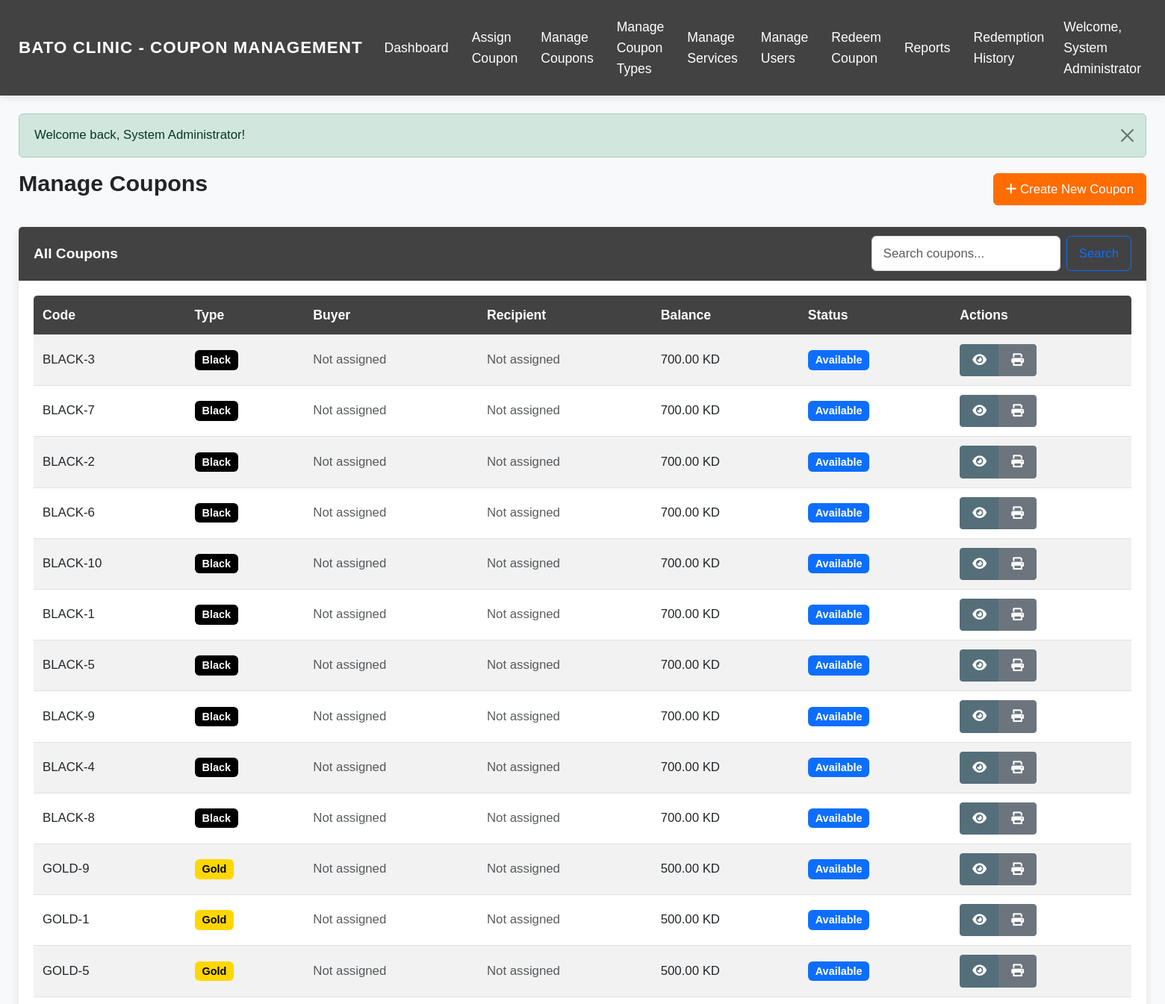
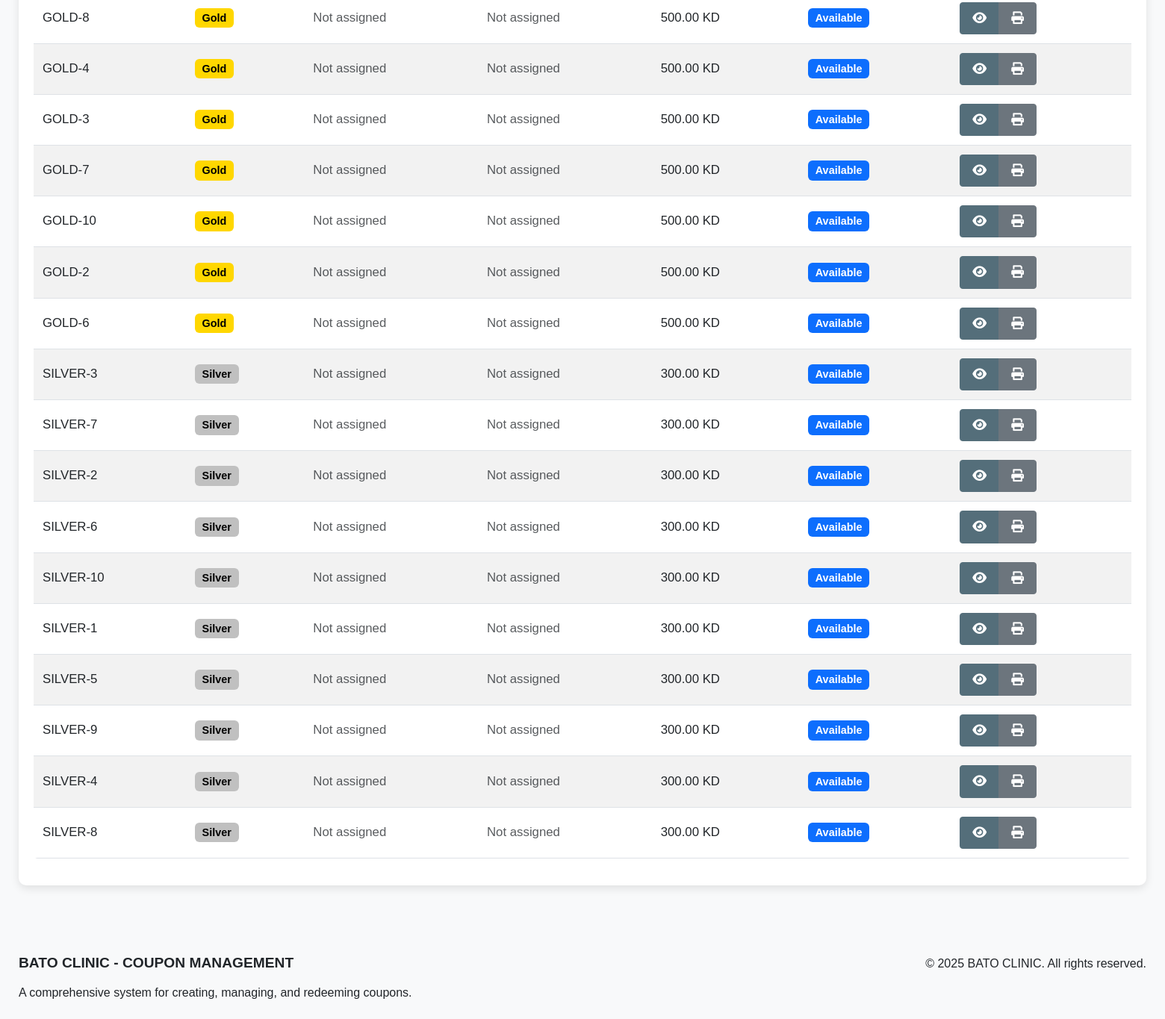
/admin/manage_coupons_simple.php (signed in), run on the app's committed database (2 pictures, top to bottom).
### tables this page shows
CREATE TABLE coupons (
    id INT AUTO_INCREMENT PRIMARY KEY,
    code VARCHAR(20) NOT NULL UNIQUE,
    coupon_type_id INT NOT NULL,
    buyer_id INT,
    recipient_id INT,
    initial_balance DECIMAL(10, 2) NOT NULL,
    current_balance DECIMAL(10, 2) NOT NULL,
    issue_date DATE,
    status ENUM('available', 'assigned', 'fully_redeemed') NOT NULL DEFAULT 'available',
    created_at TIMESTAMP DEFAULT CURRENT_TIMESTAMP,
    updated_at TIMESTAMP DEFAULT CURRENT_TIMESTAMP ON UPDATE CURRENT_TIMESTAMP,
    FOREIGN KEY (coupon_type_id) REFERENCES coupon_types(id),
    FOREIGN KEY (buyer_id) REFERENCES users(id),
    FOREIGN KEY (recipient_id) REFERENCES users(id),
    INDEX (code),
    INDEX (buyer_id),
    INDEX (recipient_id),
    INDEX (status)
);

CREATE TABLE coupon_types (
    id INT AUTO_INCREMENT PRIMARY KEY,
    name ENUM('Black', 'Gold', 'Silver') NOT NULL,
    description TEXT,
    value DECIMAL(10, 2) NOT NULL,
    created_at TIMESTAMP DEFAULT CURRENT_TIMESTAMP,
    updated_at TIMESTAMP DEFAULT CURRENT_TIMESTAMP ON UPDATE CURRENT_TIMESTAMP
);

### models/Coupon.php (called while the page is built, shortened)
<?php
class Coupon {
    private $conn;
    private $table_name = "coupons";
    public function __construct($db) {
        $this->conn = $db;
    }
    public function readAll($page = 1, $limit = 10, $search = '') {
        $offset = ($page - 1) * $limit;
        $query = "SELECT c.*, ct.name as coupon_type_name,
                         b.full_name as buyer_name,
                         COALESCE(r.full_name,
                            (SELECT rl.recipient_name FROM redemption_logs rl
                             WHERE rl.coupon_id = c.id
                             ORDER BY rl.redemption_date DESC, rl.redemption_time DESC
                             LIMIT 1)
                         ) as recipient_name,
                         (SELECT COUNT(*) FROM redemption_logs WHERE coupon_id = c.id) as redemption_count,
                         (SELECT COUNT(DISTINCT recipient_name) FROM redemption_logs WHERE coupon_id = c.id) as unique_recipients,
                         CASE
                            WHEN c.status = 'assigned' THEN 1
                            WHEN c.recipient_id IS NOT NULL THEN 1
                            WHEN (SELECT COUNT(*) FROM redemption_logs WHERE coupon_id = c.id) > 0 THEN 1
                            ELSE 0
                         END as has_recipients
                  FROM " . $this->table_name . " c
                  LEFT JOIN coupon_types ct ON c.coupon_type_id = ct.id
                  LEFT JOIN users b ON c.buyer_id = b.id
                  LEFT JOIN users r ON c.recipient_id = r.id
                  LEFT JOIN (
                      SELECT coupon_id, COUNT(*) as log_count
                      FROM redemption_logs
                      GROUP BY coupon_id
                  ) rl ON c.id = rl.coupon_id
                  WHERE c.code LIKE ? OR b.full_name LIKE ? OR
                        c.id IN (SELECT coupon_id FROM redemption_logs WHERE recipient_name LIKE ?)
                  ORDER BY ct.name ASC, SUBSTRING(c.code, 1, 1) ASC, CAST(SUBSTRING(c.code, 2) AS UNSIGNED) ASC
                  LIMIT ?, ?";
        $stmt = $this->conn->prepare($query);
        $searchTerm = "%" . htmlspecialchars(strip_tags($search)) . "%";
        $stmt->bindParam(1, $searchTerm);
        $stmt->bindParam(2, $searchTerm);
        $stmt->bindParam(3, $searchTerm);
        $stmt->bindParam(4, $offset, PDO::PARAM_INT);
        $stmt->bindParam(5, $limit, PDO::PARAM_INT);
        $stmt->execute();
        return $stmt;
    }
}
?>

### admin/manage_coupons_simple.php (the view, shortened to what this page needs)
<?php
require_once '../models/Coupon.php';
$database = new Database();
$db = $database->getConnection();
$coupon = new Coupon($db);
$search = isset($_GET['search']) ? $_GET['search'] : '';
$page = isset($_GET['page']) ? (int)$_GET['page'] : 1;
$limit = 50;
$coupons = $coupon->readAll($page, $limit, $search);
include_once '../includes/header.php';
?>
<div class="row">
    <div class="col-md-12">
        <div class="d-flex justify-content-between align-items-center mb-4">
            <h2>Manage Coupons</h2>
            <a href="<?php echo BASE_URL; ?>admin/create_coupon.php" class="btn btn-primary">
                <i class="fas fa-plus"></i> Create New Coupon
            </a>
        </div>
    </div>
</div>
<div class="row">
    <div class="col-md-12">
        <div class="card">
            <div class="card-header">
                <div class="d-flex justify-content-between align-items-center">
                    <h5 class="card-title mb-0">All Coupons</h5>
                    <form class="d-flex" action="" method="GET" id="searchForm">
                        <input class="form-control me-2" type="search" placeholder="Search coupons..." name="search" id="searchInput" value="<?php echo htmlspecialchars($search); ?>">
                        <button class="btn btn-outline-primary" type="submit">Search</button>
                    </form>
                </div>
            </div>
            <div class="card-body">
                <div class="table-responsive">
                    <table class="table table-striped table-hover" id="couponsTable">
                        <thead>
                            <tr>
                                <th>Code</th>
                                <th>Type</th>
                                <th>Buyer</th>
                                <th>Recipient</th>
                                <th>Balance</th>
                                <th>Status</th>
                                <th>Actions</th>
                            </tr>
                        </thead>
                        <tbody id="couponsTableBody">
                            <?php if($coupons->rowCount() > 0): ?>
                                <?php while($row = $coupons->fetch(PDO::FETCH_ASSOC)): ?>
                                    <tr>
                                        <td><?php echo $row['code']; ?></td>
                                        <td>
                                            <span class="badge <?php echo strtolower($row['coupon_type_name']) === 'black' ? 'badge-black' : (strtolower($row['coupon_type_name']) === 'gold' ? 'badge-gold' : 'badge-silver'); ?>">
                                                <?php echo $row['coupon_type_name']; ?>
                                            </span>
                                        </td>
                                        <td>
                                            <?php if($row['status'] == 'assigned'): ?>
                                                <?php echo $row['buyer_name'] ? $row['buyer_name'] : '<span class="badge bg-success">Assigned</span>'; ?>
                                            <?php else: ?>
                                                <span class="text-muted">Not assigned</span>
                                            <?php endif; ?>
                                        </td>
                                        <td>
                                            <?php if($row['status'] == 'assigned'): ?>
                                                <span class="badge bg-success">Assigned</span>
                                                <?php
                                                $redemptionQuery = "SELECT COUNT(*) as count FROM redemption_logs WHERE coupon_id = ?";
                                                $redemptionStmt = $db->prepare($redemptionQuery);
                                                $redemptionStmt->bindParam(1, $row['id']);
                                                $redemptionStmt->execute();
                                                $redemptionResult = $redemptionStmt->fetch(PDO::FETCH_ASSOC);
                                                if($redemptionResult['count'] > 0):
                                                ?>
                                                    <span class="badge bg-info ms-1"><?php echo $redemptionResult['count']; ?></span>
                                                <?php endif; ?>
                                                <a href="view_coupon.php?id=<?php echo $row['id']; ?>" class="ms-1 small text-decoration-none">
                                                    <i class="fas fa-info-circle"></i>
                                                </a>
                                            <?php else: ?>
                                                <span class="text-muted">Not assigned</span>
                                            <?php endif; ?>
                                        </td>
                                        <td><?php echo number_format($row['current_balance'], 2); ?> KD</td>
                                        <td>
                                            <?php if($row['status'] === 'assigned'): ?>
                                                <span class="badge bg-success">Assigned</span>
                                            <?php elseif($row['status'] === 'fully_redeemed'): ?>
                                                <span class="badge bg-danger">Fully Redeemed</span>
                                            <?php else: ?>
                                                <span class="badge bg-primary">Available</span>
                                            <?php endif; ?>
                                        </td>
                                        <td>
                                            <div class="btn-group">
                                                <a href="view_coupon.php?id=<?php echo $row['id']; ?>" class="btn btn-sm btn-info">
                                                    <i class="fas fa-eye"></i>
                                                </a>
                                                <button class="btn btn-sm btn-secondary print-coupon" data-coupon-id="<?php echo $row['id']; ?>">
                                                    <i class="fas fa-print"></i>
                                                </button>
                                            </div>
                                        </td>
                                    </tr>
                                <?php endwhile; ?>
                            <?php else: ?>
                                <tr>
                                    <td colspan="7" class="text-center">No coupons found</td>
                                </tr>
                            <?php endif; ?>
                        </tbody>
                    </table>
                </div>
            </div>
        </div>
    </div>
</div>
<?php
include_once '../includes/footer.php';
?>

### includes/header.php (style rules this page uses)
body { background-color: #f8f9fa; font-family: 'Arial', sans-serif; font-size: 16px; line-height: 1.6; }
.card { border-radius: 10px; box-shadow: 0 4px 12px rgba(0, 0, 0, 0.1); margin-bottom: 20px; background-color: #ffffff; border: none; }
.card-header { background-color: #424242; border-bottom: 1px solid rgba(0, 0, 0, 0.125); font-weight: bold; color: #fff; border-top-left-radius: 10px; border-top-right-radius: 10px; font-size: 1.2rem; padding: 12px 20px; }
.card-body { padding: 20px; font-size: 1.05rem; }
.btn { font-size: 1.05rem; padding: 8px 16px; }
.btn-primary { background-color: #ff6d00; border-color: #ff6d00; }
.btn-info { background-color: #546e7a; border-color: #546e7a; color: #fff; }
.table th { font-weight: 600; background-color: #424242; color: #fff; font-size: 1.1rem; padding: 12px; }
.table td { font-size: 1.05rem; padding: 12px; vertical-align: middle; }
.table { background-color: #ffffff; border-radius: 5px; overflow: hidden; }
.badge { font-size: 0.9rem; padding: 6px 10px; }
.badge-black { background-color: #000; color: #fff; }
.badge-gold { background-color: #FFD700; color: #000; }
.badge-silver { background-color: #C0C0C0; color: #000; }
.form-control { font-size: 1.05rem; padding: 10px 15px; height: auto; }
.table-responsive { overflow-x: auto; }
h1, h2, h3, h4, h5, h6 { font-weight: 600; margin-bottom: 1rem; }
h2 { font-size: 1.9rem; }
h5 { font-size: 1.2rem; }

### data on the page
coupons: code "BLACK-3", coupon_type.name "Black", status "Not assigned", current_balance "700.00"
coupons: code "BLACK-7", coupon_type.name "Black", status "Not assigned", current_balance "700.00"
coupons: code "BLACK-2", coupon_type.name "Black", status "Not assigned", current_balance "700.00"
coupons: code "BLACK-6", coupon_type.name "Black", status "Not assigned", current_balance "700.00"
coupons: code "BLACK-10", coupon_type.name "Black", status "Not assigned", current_balance "700.00"
coupons: code "BLACK-1", coupon_type.name "Black", status "Not assigned", current_balance "700.00"
coupons: code "BLACK-5", coupon_type.name "Black", status "Not assigned", current_balance "700.00"
coupons: code "BLACK-9", coupon_type.name "Black", status "Not assigned", current_balance "700.00"
coupons: code "BLACK-4", coupon_type.name "Black", status "Not assigned", current_balance "700.00"
coupons: code "BLACK-8", coupon_type.name "Black", status "Not assigned", current_balance "700.00"
coupons: code "GOLD-9", coupon_type.name "Gold", status "Not assigned", current_balance "500.00"
coupons: code "GOLD-1", coupon_type.name "Gold", status "Not assigned", current_balance "500.00"
coupons: code "GOLD-5", coupon_type.name "Gold", status "Not assigned", current_balance "500.00"
coupons: code "GOLD-8", coupon_type.name "Gold", status "Not assigned", current_balance "500.00"
coupons: code "GOLD-4", coupon_type.name "Gold", status "Not assigned", current_balance "500.00"
coupons: code "GOLD-3", coupon_type.name "Gold", status "Not assigned", current_balance "500.00"
coupons: code "GOLD-7", coupon_type.name "Gold", status "Not assigned", current_balance "500.00"
coupons: code "GOLD-10", coupon_type.name "Gold", status "Not assigned", current_balance "500.00"
coupons: code "GOLD-2", coupon_type.name "Gold", status "Not assigned", current_balance "500.00"
coupons: code "GOLD-6", coupon_type.name "Gold", status "Not assigned", current_balance "500.00"
coupons: code "SILVER-3", coupon_type.name "Silver", status "Not assigned", current_balance "300.00"
coupons: code "SILVER-7", coupon_type.name "Silver", status "Not assigned", current_balance "300.00"
coupons: code "SILVER-2", coupon_type.name "Silver", status "Not assigned", current_balance "300.00"
coupons: code "SILVER-6", coupon_type.name "Silver", status "Not assigned", current_balance "300.00"
coupons: code "SILVER-10", coupon_type.name "Silver", status "Not assigned", current_balance "300.00"
coupons: code "SILVER-1", coupon_type.name "Silver", status "Not assigned", current_balance "300.00"
coupons: code "SILVER-5", coupon_type.name "Silver", status "Not assigned", current_balance "300.00"
coupons: code "SILVER-9", coupon_type.name "Silver", status "Not assigned", current_balance "300.00"
coupons: code "SILVER-4", coupon_type.name "Silver", status "Not assigned", current_balance "300.00"
coupons: code "SILVER-8", coupon_type.name "Silver", status "Not assigned", current_balance "300.00"

### other printed values
$_SESSION['user_name'] "System Administrator"
$_SESSION['message'] "Welcome back, System Administrator!"
